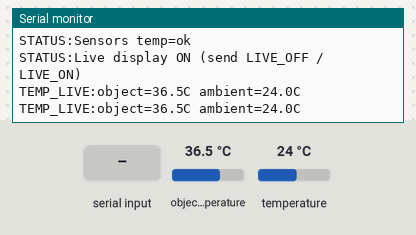
Bench run of a sketch on a simulated Arduino Uno, built with avr-gcc and run on an emulated ATmega328P. Parts: the last lines printed to the serial monitor. Inputs (shaded band) come from the test bench; at power-on: object temperature 36.5 °C, temperature 24 °C.

Above: at 1.5 s.
1.6 s: "MEASURE_TEMPERATURE\n" received over Serial
At 1.93 s:
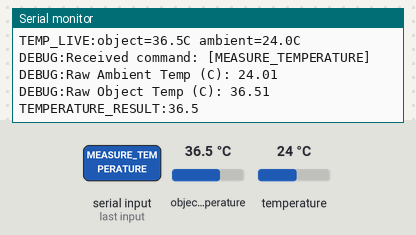
3.1 s: "LIVE_ON\n" received over Serial
At 3.38 s:
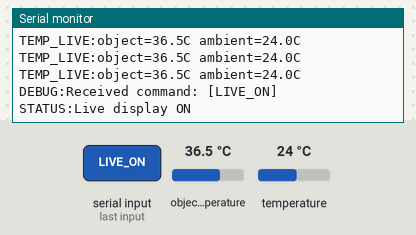
4.6 s: "LIVE_OFF\n" received over Serial
At 5.3 s:
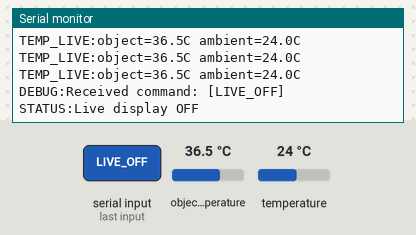
6.1 s: "REFRESH\n" received over Serial
At 6.8 s:
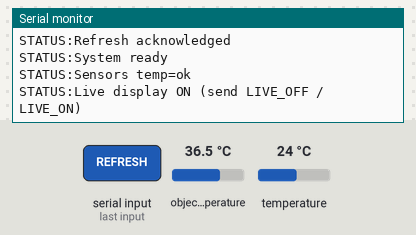

Measured:
- after the input at 1.6 s, the serial monitor: prints a new line at once (image 1)
- after the input at 3.1 s, the serial monitor: prints a new line at once (image 2)
- after the input at 4.6 s, the serial monitor: prints a new line at once (image 3)
- after the input at 6.1 s, the serial monitor: prints a new line at once (image 4)

The sketch:

temperature_only.ino
```cpp
#include <Wire.h>
#include <Adafruit_MLX90614.h>
#include <math.h>
#include <string.h>

Adafruit_MLX90614 mlx;

bool temperatureSensorReady = false;

char commandBuffer[64];
size_t commandLength = 0;
bool commandTooLong = false;

// Live Serial Monitor readout
bool liveDisplay = true;
unsigned long lastLivePrint = 0;
const unsigned long LIVE_PRINT_INTERVAL_MS = 500;

void emitSystemReady() {
  Serial.println("STATUS:System ready");
  Serial.print("STATUS:Sensors temp=");
  Serial.println(temperatureSensorReady ? "ok" : "fail");
  Serial.println("STATUS:Live display ON (send LIVE_OFF / LIVE_ON)");
}

bool readTemperature(float& objectC, float& ambientC) {
  objectC = mlx.readObjectTempC();
  ambientC = mlx.readAmbientTempC();

  if (isnan(objectC) || isinf(objectC) ||
      isnan(ambientC) || isinf(ambientC)) {
    return false;
  }

  return true;
}

void printLiveReading() {
  if (!temperatureSensorReady) {
    Serial.println("TEMP_LIVE:ERROR not ready");
    return;
  }

  float tempObj = 0;
  float tempAmb = 0;

  if (!readTemperature(tempObj, tempAmb)) {
    Serial.println("TEMP_LIVE:ERROR invalid reading");
    return;
  }

  Serial.print("TEMP_LIVE:object=");
  Serial.print(tempObj, 1);
  Serial.print("C ambient=");
  Serial.print(tempAmb, 1);
  Serial.println("C");
}

void handleCommand(const char* command) {
  Serial.print("DEBUG:Received command: [");
  Serial.print(command);
  Serial.println("]");

  if (strcmp(command, "MEASURE_TEMPERATURE") == 0) {
    if (!temperatureSensorReady) {
      Serial.println("STATUS:Retrying temperature sensor initialization...");
      temperatureSensorReady = mlx.begin();

      if (!temperatureSensorReady) {
        Serial.println("ERROR:MLX90614 initialization failed");
        return;
      }
    }

    float tempObj = 0;
    float tempAmb = 0;

    if (!readTemperature(tempObj, tempAmb)) {
      Serial.println("ERROR:Temperature reading invalid");
      return;
    }

    Serial.print("DEBUG:Raw Ambient Temp (C): ");
    Serial.println(tempAmb);

    Serial.print("DEBUG:Raw Object Temp (C): ");
    Serial.println(tempObj);

    Serial.print("TEMPERATURE_RESULT:");
    Serial.println(tempObj, 1);
  }
  else if (strcmp(command, "LIVE_ON") == 0) {
    liveDisplay = true;
    Serial.println("STATUS:Live display ON");
  }
  else if (strcmp(command, "LIVE_OFF") == 0) {
    liveDisplay = false;
    Serial.println("STATUS:Live display OFF");
  }
  else if (strcmp(command, "REFRESH") == 0 ||
           strcmp(command, "STATUS") == 0 ||
           strcmp(command, "PING") == 0) {
    Serial.println("STATUS:Refresh acknowledged");
    emitSystemReady();
  }
  else {
    Serial.println("ERROR:Unknown command");
  }
}

void setup() {
  Serial.begin(9600);
  delay(300);

  Wire.begin();

  Serial.println("STATUS:Initializing temperature sensor...");

  temperatureSensorReady = mlx.begin();

  if (!temperatureSensorReady) {
    Serial.println("ERROR:MLX90614 initialization failed");
  }

  emitSystemReady();
}

void loop() {
  while (Serial.available() > 0) {
    char incoming = (char)Serial.read();

    if (incoming == '\r') continue;

    if (incoming == '\n') {
      if (commandTooLong) {
        Serial.println("ERROR:Command too long");
      } else if (commandLength > 0) {
        commandBuffer[commandLength] = '\0';
        handleCommand(commandBuffer);
      }
      commandLength = 0;
      commandTooLong = false;
      continue;
    }

    if (!commandTooLong) {
      if (commandLength < sizeof(commandBuffer) - 1) {
        commandBuffer[commandLength++] = incoming;
      } else {
        commandTooLong = true;
      }
    }
  }

  // Continuous Serial Monitor line
  if (liveDisplay && (millis() - lastLivePrint >= LIVE_PRINT_INTERVAL_MS)) {
    lastLivePrint = millis();
    printLiveReading();
  }
}
```
